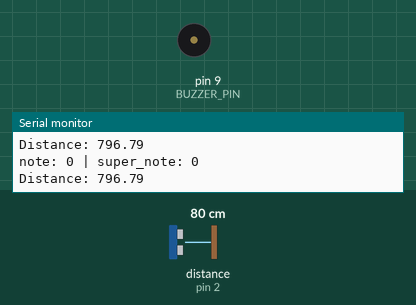
Bench run of a sketch on a simulated Arduino Uno, built with avr-gcc and run on an emulated ATmega328P. Shown: buzzer (waves = sounding), the last lines printed to the serial monitor. Wiring (inferred from the names in the program): ultrasonic range finder: trigger pin 3; echo pin 2. The test bench sets the inputs (shaded band); at power-on: distance to the obstacle (sensor on pin 2) 80 cm. The echo pulse lasts 58.3 µs per cm.

Above: at 1.2 s.
1.3 s: distance to the obstacle (sensor on pin 2) set to 12 cm
2.8 s: distance to the obstacle (sensor on pin 2) set to 9 cm
At 3.01 s:
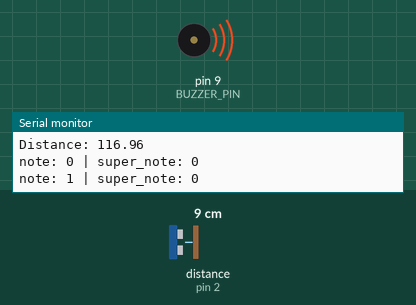
5.8 s: distance to the obstacle (sensor on pin 2) set to 2 cm
8.8 s: distance to the obstacle (sensor on pin 2) set to 18 cm
Timing chart, 0 to 11.3 s (numbered marks = the images above; inputs shaded):
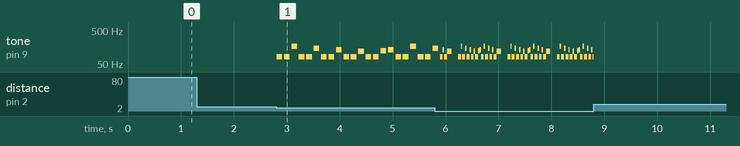

The sketch:

Doom_Adjusted.ino
```cpp
#include "pitches.h"
#define BUZZER_PIN 9

int super_note = 0;

int melody[] = {
  NOTE_E2, NOTE_E2, NOTE_E3, NOTE_E2, NOTE_E2, NOTE_D3, NOTE_E2, NOTE_E2,
  NOTE_C3, NOTE_E2, NOTE_E2, NOTE_AS2, NOTE_E2, NOTE_E2, NOTE_B2, NOTE_C3,
  NOTE_E2, NOTE_E2, NOTE_E3, NOTE_E2, NOTE_E2, NOTE_D3, NOTE_E2, NOTE_E2,
  NOTE_C3, NOTE_E2, NOTE_E2, NOTE_AS2,
};

int durations[] = {
  8, 8, 8, 8, 8, 8, 8, 8,
  8, 8, 8, 8, 8, 8, 8, 8,
  8, 8, 8, 8, 8, 8, 8, 8,
  8, 8, 8, 2,

};
const int trigPin = 3;
const int echoPin = 2;
const int buzzer = 9;
float duration, distance;
void setup()
{
  pinMode(trigPin, OUTPUT);
  pinMode(echoPin, INPUT);
  pinMode(buzzer, OUTPUT);
  Serial.begin(9600);
}

int getDistance()
{
  digitalWrite(trigPin, LOW);
  delayMicroseconds(2);
  digitalWrite(trigPin, HIGH);
  delayMicroseconds(10);
  digitalWrite(trigPin, LOW);
  duration = pulseIn(echoPin, HIGH);
  distance = (duration*0.343)/2;
  return distance;
}

void printVals(int val1, int super_note)
{
  Serial.print("note: ");
  Serial.print(val1);
  Serial.print(" | super_note: ");
  Serial.println(super_note);
}

void loop()
{
  int size = sizeof(durations) / sizeof(int);

  for (int note = super_note; note < size; note++) {
    int distance = getDistance();
    printVals(note, super_note);

    if (distance < 100){
      int duration = (distance * 10) / durations[note];
      tone(BUZZER_PIN, melody[note], duration);
      int pauseBetweenNotes = duration * 1.30;
      delay(pauseBetweenNotes);
      noTone(BUZZER_PIN);
    }

    else{
      super_note = note;
      break;
    }

    if (note == size - 1){
      super_note = 0;
      break;
    }
  }
  Serial.print("Distance: ");
  Serial.println(distance);
  delay(100);
}
```

Measured:
- the behaviour switches between 11 and 10 cm on distance to the obstacle (sensor on pin 2) (found by bisection; images 0 and 1)
- after the input at 2.8 s, tone on pin 9 (BUZZER_PIN): plays 82 Hz for 0.11 s, 82 Hz for 0.11 s, 165 Hz for 0.11 s, 82 Hz for 0.11 s, 82 Hz for 0.11 s, 147 Hz for 0.11 s … (22 notes in this stretch), starting at once
